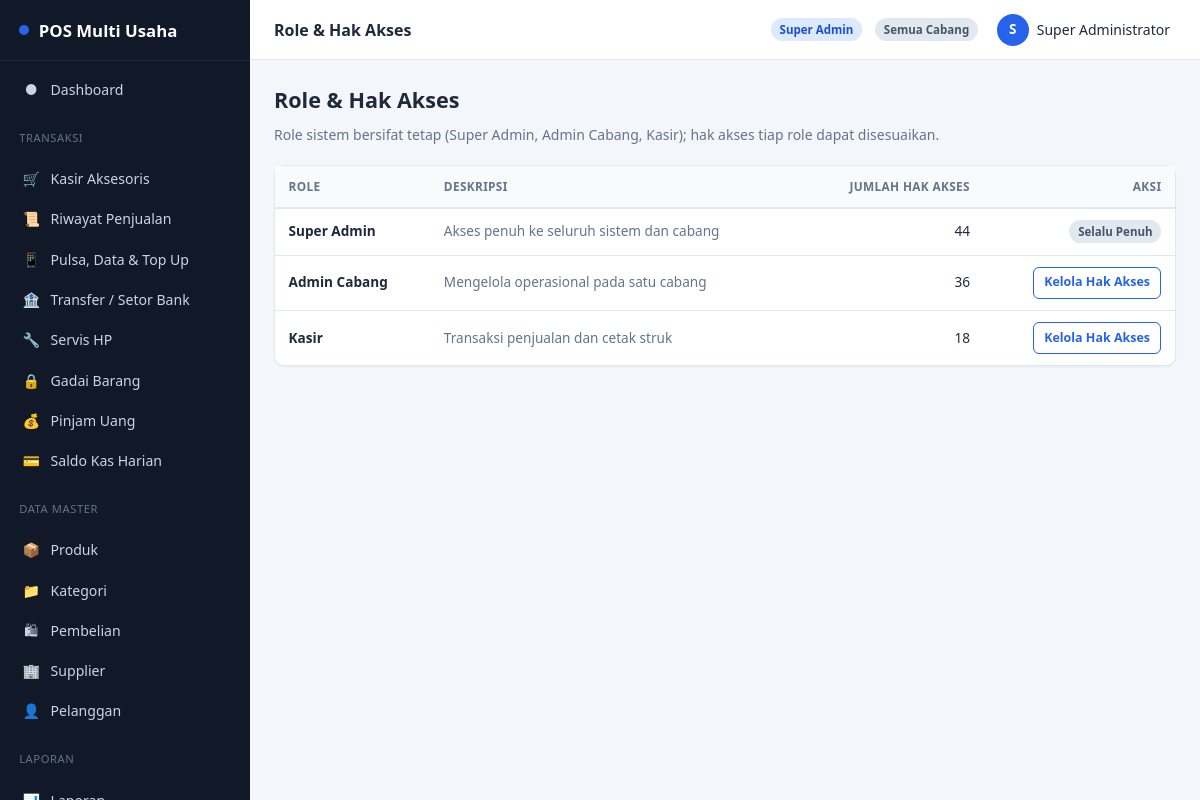
/roles/index (signed in), run on the app's committed database.
### tables this page shows
CREATE TABLE IF NOT EXISTS roles (
    id            INT UNSIGNED AUTO_INCREMENT PRIMARY KEY,
    slug          VARCHAR(50)  NOT NULL UNIQUE,
    name          VARCHAR(100) NOT NULL,
    description   VARCHAR(255) DEFAULT NULL,
    created_at    DATETIME     NOT NULL DEFAULT CURRENT_TIMESTAMP
);

### app/core/Controller.php (called while the page is built, shortened)
<?php
abstract class Controller
{
    protected function view(string $view, array $data = [], string $layout = 'app'): void
    {
        extract($data, EXTR_SKIP);
        $viewFile = VIEW_PATH . '/' . $view . '.php';
        $content = function () use ($viewFile, $data): void {
            extract($data, EXTR_SKIP);
            require $viewFile;
        };
        require VIEW_PATH . '/layouts/' . $layout . '.php';
    }
}

### app/controllers/RoleController.php (called while the page is built, shortened)
<?php
final class RoleController extends Controller
{
    public function index(): void
    {
        $this->view('roles/index', [
            'title' => 'Role & Hak Akses',
            'roles' => RoleModel::allWithPermissionCount(),
        ]);
    }
}

### app/core/Router.php (called while the page is built, shortened)
<?php
final class Router
{
    public static function dispatch(string $route): void
    {
        $route = trim($route, '/');
        $segments = $route === '' ? [] : explode('/', $route);
        $action    = $segments[1] ?? 'index';
        $params    = array_slice($segments, 2);
        $controller = new $controllerClass();
        call_user_func_array([$controller, $action], $params);
    }
}

### index.php (called while the page is built, shortened)
<?php
$route = $_GET['route'] ?? '';
Router::dispatch($route);

### app/core/Auth.php (called while the page is built, shortened)
<?php
final class Auth
{
    public static function user(): ?array
    {
        return $_SESSION['user'] ?? null;
    }
}

### app/models/RoleModel.php (called while the page is built, shortened)
<?php
final class RoleModel extends Model
{
    public static function allWithPermissionCount(): array
    {
        $sql = 'SELECT r.*, COUNT(rp.permission_id) AS permission_count
                FROM roles r LEFT JOIN role_permissions rp ON rp.role_id = r.id
                GROUP BY r.id ORDER BY r.id';
        return Database::connection()->query($sql)->fetchAll();
    }
}

### app/views/roles/index.php (the view)
<div class="content-header">
    <div>
        <h1>Role & Hak Akses</h1>
        <p class="text-muted mb-0">Role sistem bersifat tetap (Super Admin, Admin Cabang, Kasir); hak akses tiap role dapat disesuaikan.</p>
    </div>
</div>
<div class="card">
    <div class="table-wrap">
        <table>
            <thead><tr><th>Role</th><th>Deskripsi</th><th class="text-right">Jumlah Hak Akses</th><th class="text-right">Aksi</th></tr></thead>
            <tbody>
            <?php foreach ($roles as $r): ?>
                <tr>
                    <td><strong><?= e($r['name']) ?></strong></td>
                    <td class="text-muted"><?= e($r['description'] ?? '-') ?></td>
                    <td class="text-right"><?= (int) $r['permission_count'] ?></td>
                    <td class="text-right">
                        <?php if ($r['slug'] === 'super_admin'): ?>
                            <span class="badge badge-gray">Selalu Penuh</span>
                        <?php else: ?>
                            <a class="btn btn-sm btn-outline" href="<?= e(url('roles/edit/' . $r['id'])) ?>">Kelola Hak Akses</a>
                        <?php endif; ?>
                    </td>
                </tr>
            <?php endforeach; ?>
            </tbody>
        </table>
    </div>
</div>

### app/views/layouts/partials/header.php (shortened to what this page needs)
<?php $currentUser = Auth::user(); ?>
<header class="topbar">
    <div class="flex gap-md" style="align-items:center;">
        <div>
            <div class="topbar-title"><?= e($title ?? 'Dashboard') ?></div>
        </div>
    </div>
    <div class="topbar-user">
        <span class="badge badge-info badge-role"><?= e($currentUser['role_name'] ?? '') ?></span>
        <?php if (!empty($currentUser['branch_id'])):
            $branch = BranchModel::find((int) $currentUser['branch_id']); ?>
            <span class="badge badge-gray"><?= e($branch['name'] ?? '-') ?></span>
        <?php else: ?>
            <span class="badge badge-gray">Semua Cabang</span>
        <?php endif; ?>
        <div class="user-menu">
            <button type="button" class="user-menu-btn">
                <span class="avatar"><?= e(strtoupper(substr($currentUser['full_name'] ?? '?', 0, 1))) ?></span>
                <span><?= e($currentUser['full_name'] ?? '') ?></span>
            </button>
        </div>
    </div>
</header>

### assets/css/app.css (style rules this page uses)
:root { --color-primary: #2563eb; --color-primary-dark: #1d4ed8; --color-primary-light: #dbeafe; --color-success: #16a34a; --color-success-light: #dcfce7; --color-danger: #dc2626; --color-danger-light: #fee2e2; --color-warning: #d97706; --color-warning-light: #fef3c7; --color-info: #0891b2; --color-bg: #f4f6fb; --color-surface: #ffffff; --color-border: #e2e8f0; --color-text: #1e293b; --color-text-muted: #64748b; --color-sidebar-bg: #111827; --color-sidebar-text: #cbd5e1; --color-sidebar-active: #2563eb; --radius-sm: 6px; --radius-md: 10px; --radius-lg: 16px; --shadow-sm: 0 1px 2px rgba(15, 23, 42, .06); --shadow-md: 0 4px 12px rgba(15, 23, 42, .08); --sidebar-width: 250px; --header-height: 60px; }
* { box-sizing: border-box; }
html, body { margin: 0; padding: 0; height: 100%; }
body { font-family: 'Segoe UI', Roboto, -apple-system, BlinkMacSystemFont, Arial, sans-serif; background: var(--color-bg); color: var(--color-text); font-size: 14px; line-height: 1.5; }
a { color: var(--color-primary); text-decoration: none; }
h1, h2, h3, h4 { margin: 0 0 .5rem; font-weight: 600; }
p { margin: 0 0 .75rem; }
.topbar { height: var(--header-height); background: var(--color-surface); border-bottom: 1px solid var(--color-border); display: flex; align-items: center; justify-content: space-between; padding: 0 1.5rem; position: sticky; top: 0; z-index: 30; }
.topbar-title { font-weight: 600; font-size: 1rem; }
.topbar-user { display: flex; align-items: center; gap: .8rem; }
.topbar-user .badge-role { font-size: .72rem; }
.user-menu { position: relative; }
.user-menu-btn { display: flex; align-items: center; gap: .5rem; background: none; border: none; cursor: pointer; font: inherit; color: var(--color-text); }
.avatar { width: 32px; height: 32px; border-radius: 50%; background: var(--color-primary); color: #fff; display: flex; align-items: center; justify-content: center; font-weight: 700; font-size: .85rem; }
.content-header { display: flex; align-items: center; justify-content: space-between; flex-wrap: wrap; gap: .75rem; margin-bottom: 1.25rem; }
.content-header h1 { font-size: 1.35rem; }
.card { background: var(--color-surface); border: 1px solid var(--color-border); border-radius: var(--radius-md); box-shadow: var(--shadow-sm); margin-bottom: 1.25rem; }
.btn { display: inline-flex; align-items: center; justify-content: center; gap: .4rem; padding: .55rem 1rem; border-radius: var(--radius-sm); border: 1px solid transparent; font: inherit; font-weight: 600; font-size: .85rem; cursor: pointer; background: var(--color-primary); color: #fff; transition: filter .15s ease; }
.btn-sm { padding: .35rem .65rem; font-size: .78rem; }
.btn-outline { background: transparent; color: var(--color-primary); border-color: var(--color-primary); }
.table-wrap { overflow-x: auto; }
table { width: 100%; border-collapse: collapse; font-size: .85rem; }
thead th { text-align: left; padding: .7rem .85rem; background: #f8fafc; border-bottom: 2px solid var(--color-border); font-size: .74rem; text-transform: uppercase; letter-spacing: .03em; color: var(--color-text-muted); white-space: nowrap; }
tbody td { padding: .7rem .85rem; border-bottom: 1px solid var(--color-border); vertical-align: middle; }
tbody tr:last-child td { border-bottom: none; }
.text-right { text-align: right; }
.badge { display: inline-flex; align-items: center; padding: .2rem .55rem; border-radius: 999px; font-size: .72rem; font-weight: 700; }
.badge-info { background: var(--color-primary-light); color: var(--color-primary-dark); }
.badge-gray { background: #e2e8f0; color: #475569; }
.flex { display: flex; }
.gap-md { gap: 1rem; }
.mb-0 { margin-bottom: 0; }
.text-muted { color: var(--color-text-muted); }

### data on the page
roles: name "Super Admin", description "Akses penuh ke seluruh sistem dan cabang", permission_count "44", slug "Selalu Penuh"
roles: name "Admin Cabang", description "Mengelola operasional pada satu cabang", permission_count "36"
roles: name "Kasir", description "Transaksi penjualan dan cetak struk", permission_count "18"

### other printed values
APP_NAME "POS Multi Usaha"
$item['icon'] "●"
$item['label'] "Dashboard"
$item['icon'] "🛒"
$item['label'] "Kasir Aksesoris"
$item['icon'] "📜"
$item['label'] "Riwayat Penjualan"
$item['icon'] "📱"
$item['label'] "Pulsa, Data & Top Up"
$item['icon'] "🏦"
$item['label'] "Transfer / Setor Bank"
$item['icon'] "🔧"
$item['label'] "Servis HP"
$item['icon'] "🔒"
$item['label'] "Gadai Barang"
